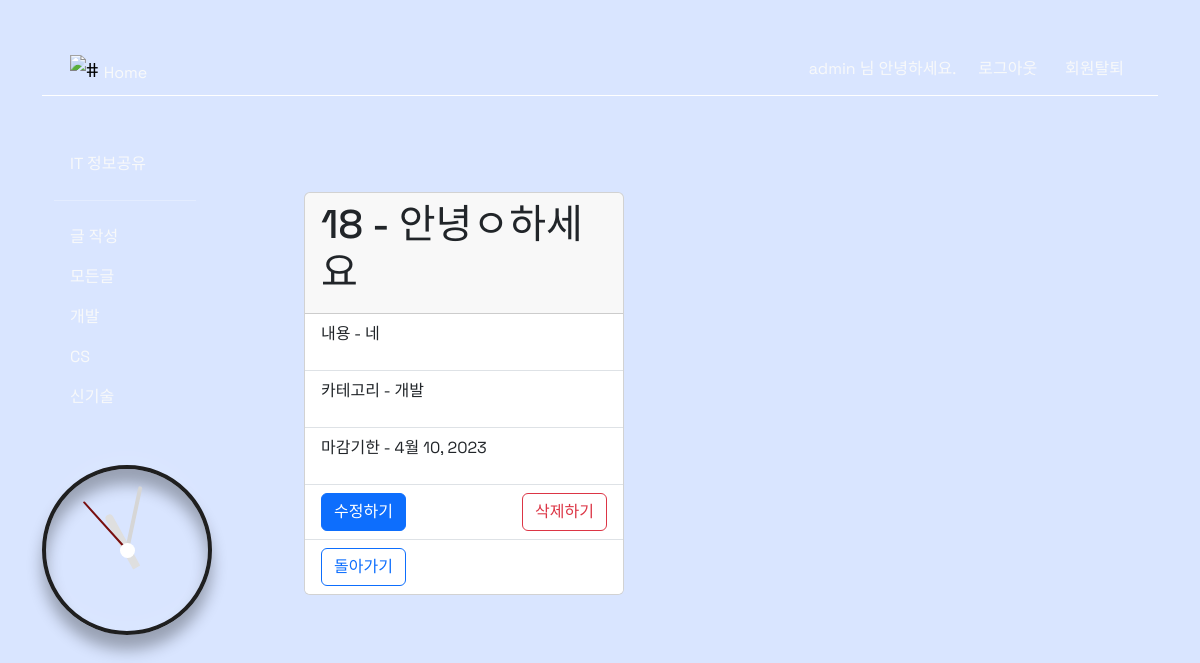
Screenshot of /posts/18/detail/ (signed in) with the database file from the repository.
### accounts/models.py (models this page shows)
class User(AbstractUser):
    birthday = models.DateField(null=True, blank=True)

### posts/models.py (models this page shows)
class Post(models.Model):
    title = models.CharField(max_length=80)
    content = models.TextField(null=False)
    category = models.CharField(max_length=20)
    deadline = models.DateField(null=True)
    created_at = models.DateTimeField(auto_now_add=True)
    updated_at = models.DateTimeField(auto_now=True)

### posts/views.py (the view)
# urls.py: path('<int:pk>/detail/', views.detail, name='detail'),
def detail(request, pk):
    post = Post.objects.get(pk=pk)
    context = {
        'post': post,
    }
    return render(request, 'posts/detail.html', context)

### posts/templates/posts/detail.html (shortened to what this page needs)
{% extends 'accounts/base.html' %}
{% block content %}
<div class="container mt-5 d-flex justify-content-end">
    <div class="container">
        <div class="card" style="width: 20rem;">
            <div class="card-header text-dark">
            <h1>{{ post.pk }} - {{ post.title }}</h1>
            </div>
            <ul class="list-group list-group-flush">
                <li class="list-group-item">
                    <p>내용 - {{post.content}}</p>
                </li>
                <li class="list-group-item">
                    <p>카테고리 - {{post.category}}</p>
                </li>
                <li class="list-group-item">
                    <p>마감기한 - {{post.deadline}}</p>
                </li>
                <li class="list-group-item d-flex justify-content-between">
                    <a href="{% url 'posts:update' post.pk %}" class="btn btn-primary" role="button">수정하기</a>
                    <form action="{% url 'posts:delete' post.pk %}" method="POST">
                        <input type="submit" value="삭제하기" class="btn btn-outline-danger" role="button">
                    </form>
                </li>
                <li class="list-group-item">
                    <a href="{% url 'posts:index' %}" class="btn btn-outline-primary" role="button">돌아가기</a>
                </li>
            </ul>
        </div>
    </div>
</div>
{% endblock content %}

### accounts/templates/accounts/base.html (shortened to what this page needs)
<!doctype html>
<html lang="en">
  <head>
    <link href="https://cdn.jsdelivr.net/npm/bootstrap@5.3.0-alpha1/dist/css/bootstrap.min.css" rel="stylesheet"
>
  </head>
  <body>
    <div class="container-fluid">
        <header>
            <div class="container">
                <nav class="navbar mt-5 bg-body-primary">
                    <div class="container-fluid d-flex justify-content-start">
                        <a class="navbar-brand" href="{% url 'posts:index' %}">
                            <img src="https://cdn.discordapp.com/attachments/1052100027297841152/1093777273477398670/747589.png" alt="#" style="width:30px"> <span class="fs-6 align-bottom text-light">Home</span></a>
                    </div>
                    <div class="container-fluid d-flex justify-content-end">
                        <div class="d-flex me-3 text-light">
                        {% if request.user.is_authenticated %}
                        {{ user.username }} 님 안녕하세요.
                        </div>
                        <div class="d-flex">
                        <form action="{% url 'accounts:logout' %}" method="POST">
                            <input type="submit" value="로그아웃" class="text-light bg-transparent border-0 me-3">
                        </form>
                        <form action="{% url 'accounts:delete' %}" method="POST">
                            <input type="submit" value="회원탈퇴" class="text-light bg-transparent border-0">
                        </form>
                        </div>
                    </div>
                        {% else %}
                        <div class="d-flex">
                            <a href="{% url 'accounts:signup' %}" class="me-5">Join</a>
                            <a href="{% url 'accounts:login' %}">Login</a>
                        </div>
                      {% endif %}
                </nav>
            </div>
        </header>
        <main>
            <div class="container">
                <div class="row">
                    <div class="col-2">
                        <div class="container mt-5">
                            <ul class="nav flex-column">
                                <li class="nav-item">
                                    <a class="nav-link disabled text-light">IT 정보공유</a>
                                </li>
                                <hr>
                                {% if request.user.is_authenticated %}
                                <li class="nav-item">
                                    <a class="nav-link spread-underline text-light" href="{% url 'posts:create' %}">글 작성</a>
                                  </li>
                                {% endif %}
                                <li class="nav-item">
                                  <a class="nav-link spread-underline text-light" href="{% url 'posts:index' %}">모든글</a>
                                </li>
                                <li class="nav-item">
                                  <a class="nav-link spread-underline text-light" href="{% url 'posts:category' '개발' %}">개발</a>
                                </li>
                                <li class="nav-item">
                                  <a class="nav-link spread-underline text-light" href="{% url 'posts:category' 'CS' %}">CS</a>
                                </li>
                                <li class="nav-item">
                                    <a class="nav-link spread-underline text-light" href="{% url 'posts:category' '신기술' %}">신기술</a>
                                </li>
                            </ul>
                        </div>
                        <div class="clock mt-5">
                            <div class="hour">
                                <div class="hr" id="hr"></div>
                            </div>
                            <div class="min">
                                <div class="mn" id="mn"></div>
                            </div>
                            <div class="sec">
                                <div class="sc" id="sc"></div>
                            </div>
                        </div>
                    </div>
                    <div class="col-7 p-5">
                        <div class="container">
                        {% block content %}
                        {% endblock content %}
                        </div>
                    </div>
                </div>
            </div>
        </main>
    </div>
  </body>
</html>

### accounts/templates/accounts/base.html (style rules this page uses)
html { height: 100%; width: 100%; }
body { font-family: 'Space Grotesk', sans-serif; color: white; background-image: url(https://cdn.discordapp.com/attachments/1052100027297841152/1093772885170073722/pic.jpg); background-color: #D9E5FF; background-size: 100% 100%; border-radius: 2rem; object-fit: none; width: 100%; height: 100%; min-height: 150vh; }
a { text-decoration: none; color: white; }
.navbar { border-bottom: 1px solid white; display: flex; flex-wrap: nowrap; align-items: center; position: relative; justify-content: flex-end; padding: 0 1rem 5px; top: 0; }
.spread-underline { color: #333; text-decoration: none; position: relative; width: fit-content; }
.spread-underline:after { background: none repeat scroll 0 0 transparent; bottom: 0; content: ""; display: block; height: 2px; left: 50%; position: absolute; background: #FF4500; transition: width 0.3s ease 0s, left 0.3s ease 0s; width: 0; }
* { margin: 0; margin: 0; box-sizing: border-box; }
.clock { width: 170px; height: 170px; display: flex; justify-content: center; align-items: center; background-size: cover; border: 4px solid #1f1f1f; border-radius: 50%; box-shadow: 0 -15px 15px rgba(255, 255, 255, 0.05), inset 0 -15px 15px rgba(255, 255, 255, 0.05), 0 15px 15px rgba(0, 0, 0, 0.3), inset 0 15px 15px rgba(0, 0, 0, 0.3); }
.clock:before { content: ''; position: absolute ; width: 15px; height: 15px; background: #fff; border-radius: 50%; z-index: 1000; }
.clock .hour, .clock .min, .clock .sec { position: absolute; }
.clock .hour, .hr { width: 70px; height: 80px; }
.clock .min, .mn { width: 70px; height: 130px; }
.clock .sec, .sc { width: 90px; height: 130px; }
.hr, .mn, .sc { display: flex; justify-content: center; position: absolute; border-radius: 50%; }
.hr:before { content: ''; position: absolute; width: 8px; height: 60px; background: #dfdfdf; z-index: 10; border-radius: 6px 6px 0 0; }
.mn:before { content: ''; position: absolute; width: 4px; height: 60px; background: #d6d6d6; z-index: 10; border-radius: 6px 6px 0 0; }
.sc:before { content: ''; position: absolute; width: 2px; height: 60px; background: rgb(121, 15, 15); z-index: 12; border-radius: 6px 6px 0 0; }

### rows the page displays
User: username "admin"
Post: pk "18", title "안녕ㅇ하세요", content "네", category "개발", deadline "4월 10, 2023"
